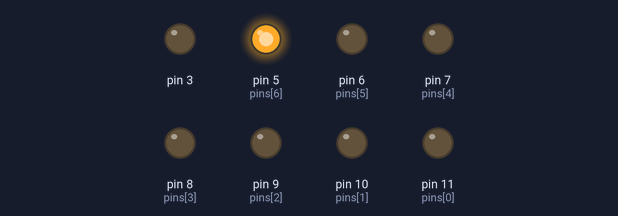
Recording of a sketch running on a simulated Arduino Uno, built with avr-gcc and run on an emulated ATmega328P. On the bench: output pins drawn as LEDs (lit = HIGH).

Above: at 0.1 s.
At 4.1 s:
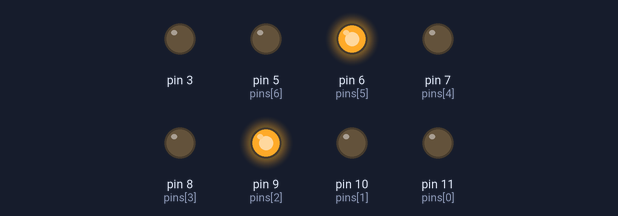
At 8.1 s:
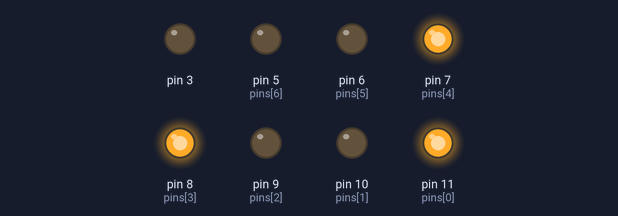
At 16.1 s:
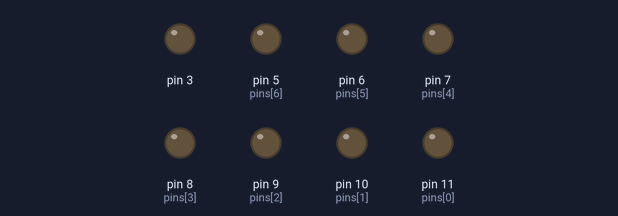
At 26.1 s:
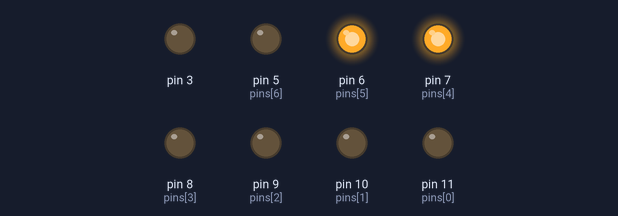
At 38.1 s:
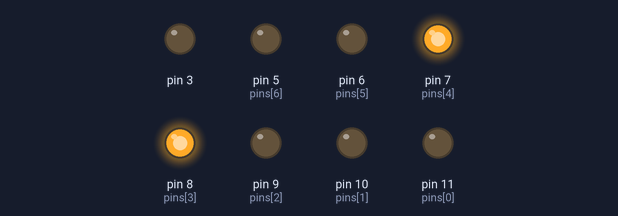
Timing chart, 0 to 39.6 s (numbered marks = the images above):
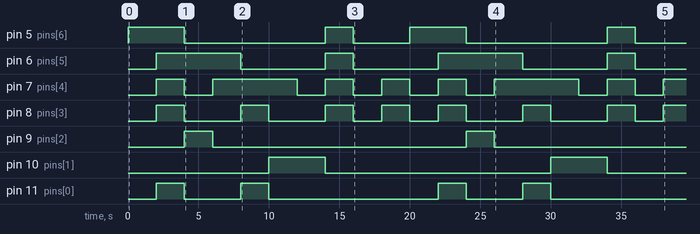

Measured:
- by itself, pin 5 (pins[6]): LOW → HIGH at 0.00 s, → LOW 4.0 s later, → HIGH 10.0 s later, → LOW 2.0 s later, … (8 changes in this stretch)
- by itself, pin 6 (pins[5]): LOW → HIGH at 2.0 s, → LOW 6.0 s later, → HIGH 6.0 s later, → LOW 2.0 s later, … (8 changes in this stretch)
- by itself, pin 7 (pins[4]): LOW → HIGH at 2.0 s, → LOW 2.0 s later, → HIGH 2.0 s later, → LOW 6.0 s later, … (15 changes in this stretch)
- by itself, pin 8 (pins[3]): LOW → HIGH at 2.0 s, → LOW 2.0 s later, → HIGH 4.0 s later, → LOW 2.0 s later, … (15 changes in this stretch)
- by itself, pin 9 (pins[2]): alternates HIGH for 2.0 s and LOW for 18.0 s
- by itself, pin 10 (pins[1]): alternates HIGH for 4.0 s and LOW for 16.0 s
- by itself, pin 11 (pins[0]): LOW → HIGH at 2.0 s, → LOW 2.0 s later, → HIGH 4.0 s later, → LOW 2.0 s later, … (8 changes in this stretch)

The sketch:

Seven_seg0_9.ino
```cpp
int digit[10][7] = {      { 0,0,0,0,0,0,1 },    // 0
                          { 1,0,0,1,1,1,1 },    // 1
                          { 0,0,1,0,0,1,0 },    // 2
                          { 0,0,0,0,1,1,0 },    // 3
                          { 1,0,0,1,1,0,0 },    // 4
                          { 0,1,0,0,1,0,0 },    // 5
                          { 0,1,0,0,0,0,0 },    // 6
                          { 0,0,0,1,1,1,1 },    // 7
                          { 0,0,0,0,0,0,0 },    // 8
                          { 0,0,0,1,1,0,0 }};   // 9
                          // a,b,c,d,e,f,g

int pins[] = { 11 , 10 , 9 , 8  ,7  , 6 , 5, 4 } ;


void setup() {
  // put your setup code here, to run once:
  pinMode(3,OUTPUT);
  for(int i=0;i<7;i++)
  pinMode(pins[i], OUTPUT);
  digitalWrite(4, HIGH);

}


int number=0;

void loop() {
  // put your main code here, to run repeatedly:

for (number =0 ; number<=9 ; number++) {
  for (int i=0; i < 7; i++) {
   digitalWrite(pins[i], digit[number][i]);
  }
  delay(2000);
 }
}
```
